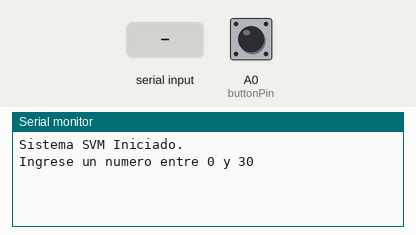
This sketch was run on a simulated Arduino Uno, built with avr-gcc and run on an emulated ATmega328P. On the bench: the last lines printed to the serial monitor. Inputs (shaded band) come from the test bench; at power-on: A0 (buttonPin) LOW.

Above: at 1.2 s.
1.3 s: "90,45\n" received over Serial
At 2.5 s:
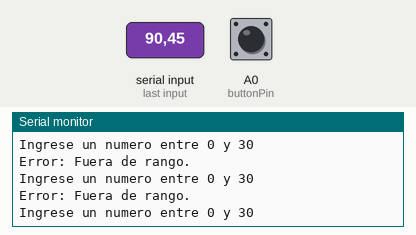
2.8 s: "30,150\n" received over Serial
At 4.3 s:
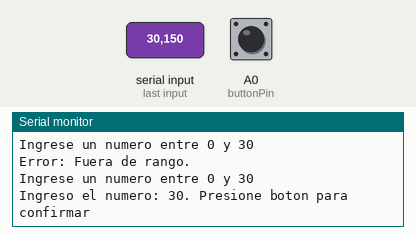

The sketch:

SVM.ino
```cpp
const int buttonPin = A0; // Asigna el pin analogico A0 para que funcione como entrada digital del boton
int count = 0; // Crea un contador iniciando en cero para llevar el registro de las 10 muestras
int inputNumber = 0; // Crea una memoria temporal para guardar el numero que llega desde la PC

void setup() {
  Serial.begin(9600); // Enciende el puerto USB a una velocidad de 9600 bits por segundo

  // Configura el pin A0 para recibir corriente. Al ser Pull-Down, asume que le pusiste una resistencia a tierra (GND)
  pinMode(buttonPin, INPUT);

  Serial.println("Sistema SVM Iniciado."); // Envia un mensaje inicial a la computadora
}

void loop() {
  if (count < 10) { // Revisa si el contador aun es menor a 10. Si ya llego a 10, ignora todo este bloque

    Serial.println("Ingrese un numero entre 0 y 30"); // Pide el dato al usuario

    // El Arduino se queda congelado en esta linea dando vueltas hasta que detecte que llego informacion por el cable
    while (Serial.available() == 0) {}

    // Lee el texto que llego por el USB y lo convierte matematicamente en un numero entero
    inputNumber = Serial.parseInt();

    // Limpieza de memoria temporal: borra la "basura" invisible (como el 'Enter' o saltos de linea) que quedo flotando
    while(Serial.available() > 0) { Serial.read(); }

    if (inputNumber >= 0 && inputNumber <= 30) { // Filtro de seguridad: verifica que el numero este en el rango correcto
      Serial.print("Ingreso el numero: "); // Avisa que numero entendio el Arduino
      Serial.print(inputNumber);
      Serial.println(". Presione boton para confirmar");

      // 1. Congela el Arduino aqui mientras el pin lea LOW (0 voltios). Es decir, espera a que PRESIONES el boton.
      while (digitalRead(buttonPin) == LOW) {}

      // 2. Pausa el microprocesador 200 milisegundos para ignorar las vibraciones fisicas del resorte del boton.
      delay(200);

      // 3. Congela el Arduino aqui mientras el pin lea HIGH (5 voltios). Es decir, espera a que SUELTES el boton.
      while (digitalRead(buttonPin) == HIGH) {}

      // 4. Envia por el cable la palabra clave exacta para que el script de Python en la PC la intercepte
      Serial.print("DATO:");
      Serial.println(inputNumber); // Envia el numero que validamos

      count++; // Le suma 1 al contador de muestras. (ej: pasa de 0 a 1)

    } else {
      // Si el numero no estaba entre 0 y 30, arroja este error y el bucle vuelve a empezar sin sumar nada al contador
      Serial.println("Error: Fuera de rango.");
    }
  }
}
```

Measured:
- after the input at 1.3 s, the serial monitor: prints a new line at once (image 1)
- after the input at 2.8 s, the serial monitor: prints a new line at once (image 2)
